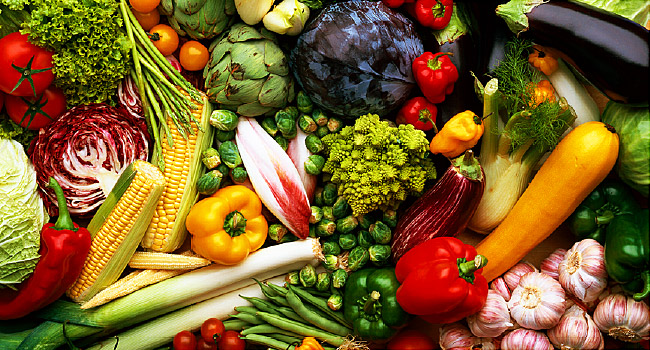
#> input picture Projects/Project 1/Part 1 model answer/vegetables.jpg, 650 x 350 px
$ jupyter execute problem3.ipynb
#> lines starting #> are read from the running program, lines starting #| are printed output that depends on the picture
[cell 1]
from skimage import color   #used to convert to grey scale
from skimage import io      #read/write images
from skimage import util    #used to invert grey scale images

import matplotlib.pyplot as plt     #used in plotting images

[cell 2]
img = io.imread('vegetables.jpg')
#> img is the input picture: shape (350, 650, 3); mean R, G, B 123.7, 95.3, 41.7
plt.imshow(img)

[cell 3]
grey_img = color.rgb2gray(img)
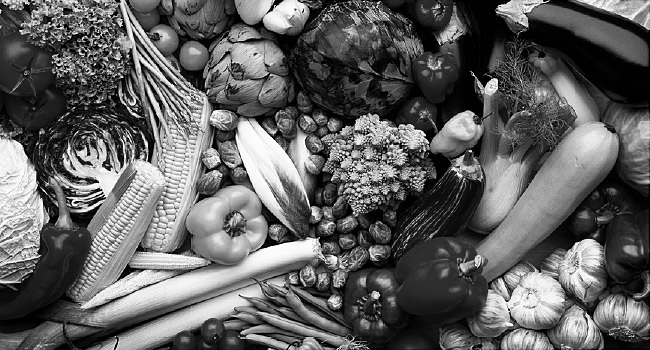
#> grey_img: shape (350, 650) float64; min 0, max 1, mean 0.382
plt.imshow(grey_img, cmap='gray')

[cell 4]
inv_img = util.invert(grey_img)
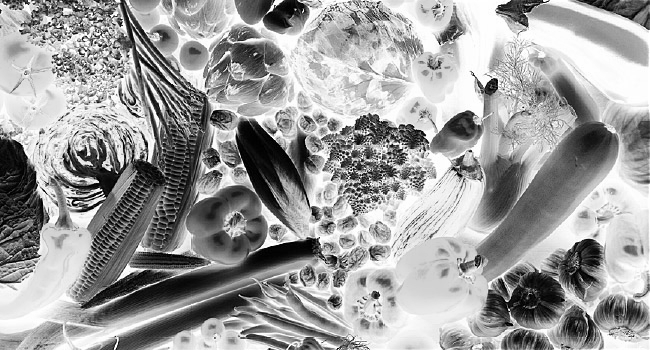
#> inv_img: shape (350, 650) float64; min 0, max 1, mean 0.618
plt.imshow(inv_img, cmap='gray')

[cell 5]
plt.figure(figsize=(20,10))

plt.subplot(1, 3, 1)
plt.imshow(img)
plt.title('Original Image')

plt.subplot(1, 3, 2)
plt.imshow(grey_img, cmap='gray')
plt.title('Grey Image')

plt.subplot(1, 3, 3)
plt.imshow(inv_img, cmap='gray')
plt.title('Inverted Image')
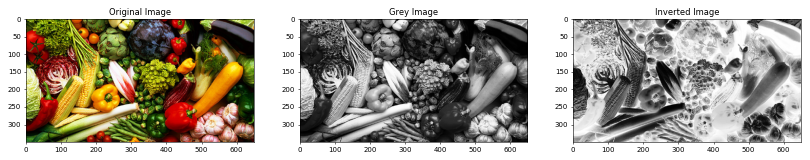
#> figure drawn by matplotlib, 3 panels
